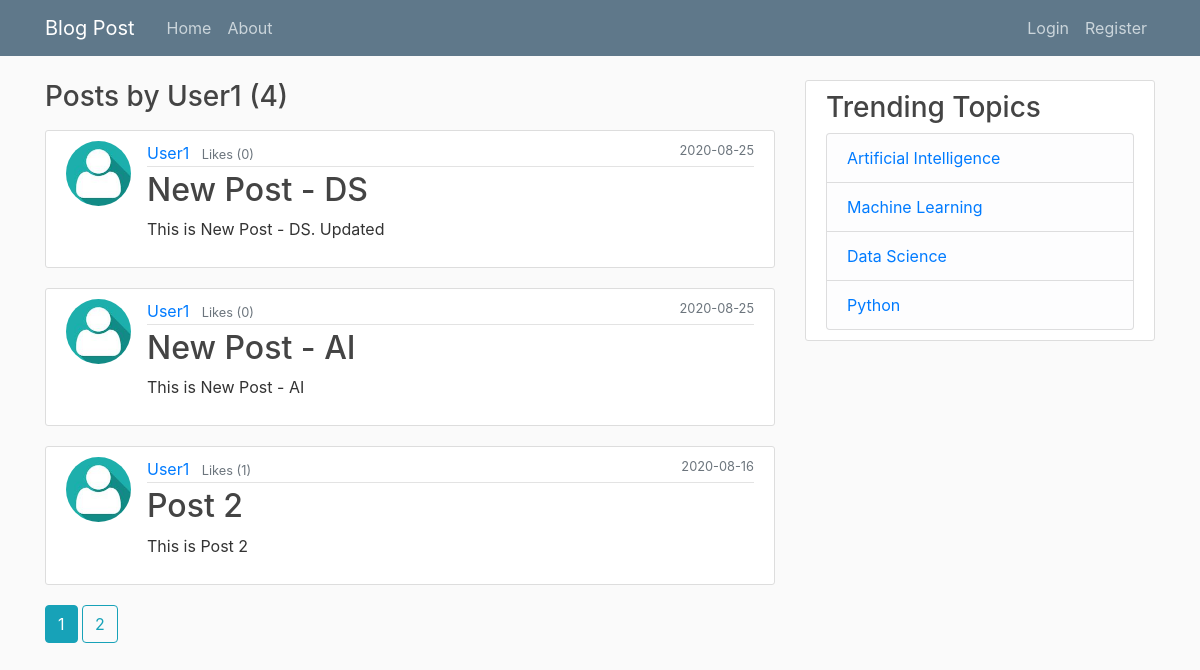
The app's page /user/User1 with its own data.
### blog_post/models.py (models this page shows, shortened)
class User(db.Model, UserMixin):
    __tablename__ = "user"
    id = db.Column(db.Integer, primary_key=True)
    username = db.Column(db.String(20), unique=True, nullable=False)
    email = db.Column(db.String(120), unique=True, nullable=False)
    image_file = db.Column(db.String(20), nullable=False, default='default.jpg')
    password = db.Column(db.String(60), nullable=False)
    post = db.relationship('Post', backref='author', lazy=True, cascade="all, delete, delete-orphan")
    comment = db.relationship('Comment', backref='commented_user', lazy=True)
    liked = db.relationship('PostLikes', backref='user', lazy=True)
    followed = db.relationship(
        'User', secondary=followers,
        primaryjoin=(followers.c.follower_id == id),
        secondaryjoin=(followers.c.followed_id == id),
        backref=db.backref('followers', lazy='dynamic'), lazy='dynamic')

class SearchableMixin:
    @classmethod
    def search(cls, expression, page, per_page):
        ids, total = query_index(cls.__tablename__, expression, page, per_page)
        if total == 0:
            return cls.query.filter_by(id=0), 0
        return cls.query.filter(cls.id.in_(ids)).order_by(cls.date_posted.desc()), total

class Post(SearchableMixin, db.Model):
    __tablename__ = "post"
    __searchable__ = ['title', 'content']
    id = db.Column(db.Integer, primary_key=True)
    title = db.Column(db.String(20), nullable=False)
    content = db.Column(db.Text, nullable=False)
    date_posted = db.Column(db.DateTime, nullable=False, default=datetime.utcnow)
    user_id = db.Column(db.Integer, db.ForeignKey('user.id'), nullable=False)
    comment = db.relationship('Comment', backref='commented_post', lazy=True)
    likes = db.relationship('PostLikes', backref="post", lazy=True)
    categories = db.relationship('Category', secondary=categories, backref=db.backref('posts', lazy='dynamic'))

### blog_post/users/routes.py (the view)
@users.route("/user/<string:username>")
def user_posts(username):
    page = request.args.get('page', 1, type=int)
    user = User.query.filter_by(username=username).first_or_404()
    posts = Post.query.filter_by(author=user) \
        .order_by(Post.date_posted.desc()) \
        .paginate(page=page, per_page=int(current_app.config["PER_PAGE"]))
    return render_template('user_posts.html', title="User Posts", posts=posts, user=user)

### blog_post/main/routes.py (called while the page is built)
@main.before_app_request
def before_request():
    g.search_form = SearchForm()

### blog_post/templates/user_posts.html
{% extends "layout.html" %}
{% block content %}
    <h3 class="mb-3">Posts by {{ user.username }} ({{ posts.total }})</h3>
    {% for post in posts.items %}
        <article class="media content-section">
          <img class="rounded-circle article-img" src="{{ url_for('static', filename='profile_pics/' + post.author.image_file) }}">
          <div class="media-body">
            <div class="article-metadata">
              <a class="mr-2" href="{{ url_for('users.user_posts', username=post.author.username) }}">{{ post.author.username }}</a>
                <small class="text-muted">Likes ({{ (post.likes)|length }})</small>
              <small class="text-muted" style="float:right">{{ post.date_posted.strftime('%Y-%m-%d') }}</small>
            </div>
            <h2><a class="article-title" href="{{ url_for('posts.post', post_id=post.id) }}">{{ post.title }}</a></h2>
            <p class="article-content">{{ post.content }}</p>
          </div>
        </article>
    {% endfor %}
    {% for page_num in posts.iter_pages(left_edge=1, right_edge=1, left_current=1, right_current=2) %}
      {% if page_num %}
        {% if posts.page == page_num %}
          <a class="btn btn-info mb-4" href="{{ url_for('users.user_posts', username=user.username, page=page_num) }}">{{ page_num }}</a>
        {% else %}
          <a class="btn btn-outline-info mb-4" href="{{ url_for('users.user_posts', username=user.username, page=page_num) }}">{{ page_num }}</a>
        {% endif %}
      {% else %}
        ...
      {% endif %}
    {% endfor %}
{% endblock content %}

### blog_post/static/main.css (style rules this page uses)
body { background: #fafafa; color: #333333; margin-top: 5rem; }
h1, h2, h3, h4, h5, h6 { color: #444444; }
.content-section { background: #ffffff; padding: 10px 20px; border: 1px solid #dddddd; border-radius: 3px; margin-bottom: 20px; }
.article-title { color: #444444; }
.article-content { white-space: pre-line; }
.article-img { height: 65px; width: 65px; margin-right: 16px; }
.article-metadata { padding-bottom: 1px; margin-bottom: 4px; border-bottom: 1px solid #e3e3e3 }

### records on screen
User: username "User1"
Post: image_file (picture), author.username "User1", likes "0", date_posted "2020-08-25", title "New Post - DS", content "This is New Post - DS. Updated"
Post: image_file (picture), author.username "User1", likes "0", date_posted "2020-08-25", title "New Post - AI", content "This is New Post - AI"
Post: image_file (picture), author.username "User1", likes "1", date_posted "2020-08-16", title "Post 2", content "This is Post 2"

### other values on screen
{{ posts.total }} "4"
{{ page_num }} "1"
{{ page_num }} "2"
